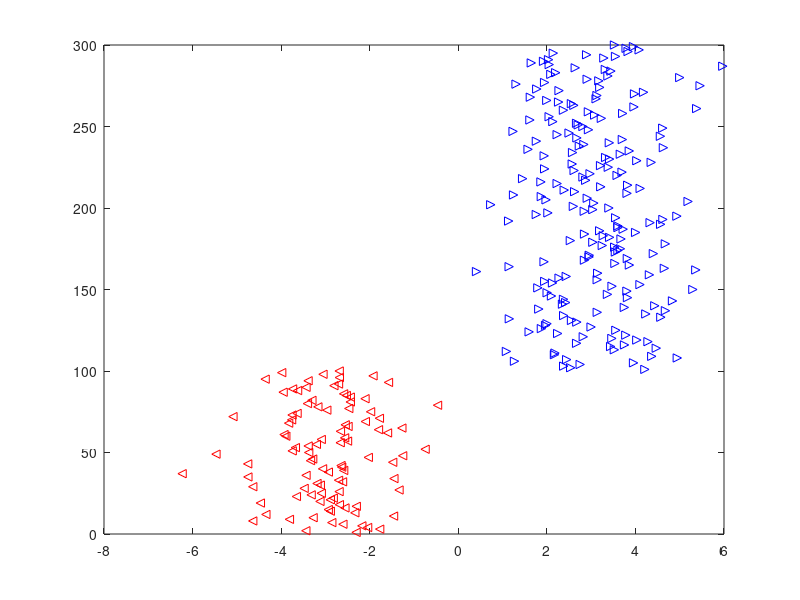
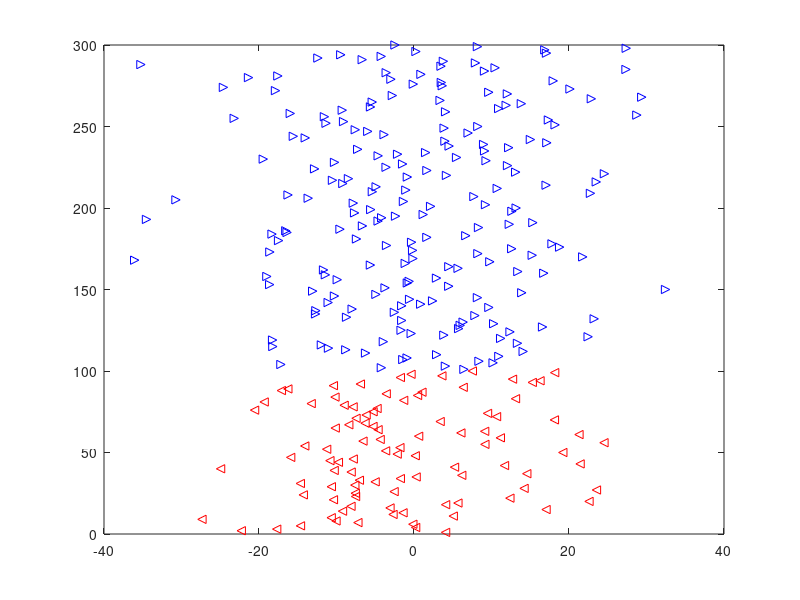

The MATLAB script that drew these images, in order: (Note: this script raises an error after producing the figures.)
%Uneven projection pursuit on uneven simulated data
%The number in each class is used to obtain a ratio between the classes
%If the ratio isn't 1:1 then, by resampling, a cluster is inflated
%Ordinary PP is run on the new data matrix, and then the cycle repeats

%Setting a seed to be able to replicate results
randn('seed',10);

%Setting the initial parameters - easier to change things later this way
nchan=20;            %number of variables
na=100;              %number of samples in classes a and b
nb=200;
sep=6;               %separation b/w the two classes
sw=1;                %variance within the classes
sprd=10;             %spread between the other variables
snois=0.1;           %percentage of noise added to the data

%generate data - make variable of separation smaller than other variables
X0=zeros(na+nb,nchan);
x0=[randn(na,sw)-(sep*sw/2); randn(nb,sw)+(sep*sw/2)];
X0(:,1)=x0;
X0(:,2:end)=sprd*sw*randn(na+nb,nchan-1);
X1=X0+randn(size(X0))*sw*snois;

%Get t-test statistics of original data
Spi=sqrt(((na-1)*sw^2+(nb-1)*sw^2)/(na+nb-2));
Tti=sep/(Spi*sqrt((1/na)+(1/nb)));

%Plot the original data before the rotation matrix
figure(1)
clf
class=[ones(na,1);2*ones(nb,1)];
clrstr='rbkgc';
shpstr='<>^oo';
for ii=1:2
    ind=find(class==ii);
    plot(X1(ind),ind,[clrstr(ii) shpstr(ii)])
    hold on
end

%generate and apply a rotation matrix
[U,S,V]=svd(randn(nchan,nchan),'econ');
X=X1*V;

%get size of X and mean-center X
[r,c]=size(X);
Morig=ones(size(X,1),1)*mean(X);
X=X-Morig;
Xor=X;
[~,~,Vorig]=svd(X,'econ');   %Use Vorig to project into the original space

%Apply PCA and plot the separation of PCA
%plot PCA as a comparison
figure(2)
clf
[Ui,Si,Vx]=svd(X,'econ');
Tt=Ui*Si;
for ii=1:2
    ind=find(class==ii);
    plot(Tt(ind),ind,[clrstr(ii) shpstr(ii)])
    hold on
end

%Find the t-test statistics of PCA to compare to original and kPPA
var1PCA=std(Tt(1:na));
var2PCA=std(Tt(na+1:end));
x1PCA=mean(Tt(1:na));
x2PCA=mean(Tt(na+1:end));

SpPCA=sqrt(((na-1)*var1PCA^2+(nb-1)*var2PCA^2)/(na+nb-2));
TPCA=(x1PCA-x2PCA)/(SpPCA*sqrt((1/na)+(1/nb)));


%Initialize variables used in the loops
guess=500;              %number of intial guesses
p=1;                    %number of dimensions we're looking for separation in
R=nb/na;                %ratio of elements in each cluster, assuming nb>na
kurt=zeros(guess,p);    %save the final kurtosis value
maxcount=500;           %Number of times the iteration will run before it diverges
convFlag=cell(guess,p); %cell array that stores whether the code converged or diverged
oldv1=zeros(c,1);       %stores old projection vectors to check against current for convergence
oldv2=zeros(c,1);

%for loop to go through the dimensions we want to separate the data into
for numdim=1:p
    cc=c;
    vall=zeros(cc,guess);   %Place to store all of my projection vectors for sime initial guess
    convlimit=0.0075; %(0.0001)*cc;       %Convergence limit to check if the current projection converges
    [Utem,Stem,Vj]=svd(X,'econ');
    Xi=X;                   %Tried it without changing data to the scores - same as Xor now
    %Xi=X*Vj;               %Take the data and change it to the scores of the data
    Vm=zeros(cc*cc,r);      %create an empty matrix to add X'*X into - reshape later
    results=cell(100,4);    %Intialize cell array for results
    seedlist=1:500;         %seedlist to be able to replicate each initial guess
    for iguess=1:length(seedlist)
        randn('seed',seedlist(iguess));
        v=randn(cc,1);      %Initial guess of the projection vector
        v=v/norm(v);
        convkurt=kurtosis((Xi*v),1);
        convkurtbest=convkurt;
        count=0;           %intial count so it can used inside the loop to check for divergence
        conv=0;            %Setting the convergence/divergence break point
        oldv2=oldv1;
        oldv1=v;
        
        while conv==0  %only breaks under convergence or maximum iterations
            
            count=count+1;    %Updates the count so can check if max count is reached
                       
            if count<0
                t=Xi*v;
                class=[ones(na,1);2*ones(nb,1)];
                clrstr='rb';
                shpstr='><';
                figure(3)
                clf
                for ii=1:2
                    ind=find(class==ii);
                    plot(t(ind),ind,[clrstr(ii) shpstr(ii)])
                    hold on
                end
                plot([0 0], ylim,'--k')
                pause;
            end
            
            [X,sampclass]=resamp(Xi,v,na,nb,1); %function to resmaple my data - type 1 so on same side
            [r,c]=size(X);
            
            tnew=X*v;                %project data matrix onto new projection vector
            if count<0
                class1=[ones(na,1);2*ones(nb,1);sampclass];
                figure(4)
                clrstr='rb';
                shpstr='><';
                clf
                for ii=1:2
                    ind=find(class1==ii);
                    plot(tnew(ind),ind,[clrstr(ii) shpstr(ii)])
                    hold on
                end
                plot([0 0], ylim,'--k')
                pause;
            end
            
            Mat2=diag(X'*X);      %use diag because of svd to get X'*X
            Vm=zeros(cc*cc,r);
             
            for i=1:r
                tem=X(i,:)'*X(i,:);   %Gets xi'*xi and then reshapes VM
                Vm(:,i)=reshape(tem,cc*cc,1);
            end
            
            %search for a minimum
            Mat1=sum(Vm*(tnew.*tnew),2);
            Mat1=reshape(Mat1,cc,cc);
            v=inv(Mat1)*(Mat2.*v);         %Get a new projection vector
            
            %test convergence
            v=v/norm(v);                   %Scale it by it's norm and check it for convergence
            %disp(count)
            convT=Xi*v;                    %Get the scores and apply kurtosis to check for the convergence
            convkurt=kurtosis(convT,1);    %Get current kurtosis
            if count<0
                figure(5)
                plot(count,convkurt,'*k')
                hold on
            end
           if (abs(convkurt-convkurtbest))<convlimit
                convFlag(iguess,numdim)={'Converged'};
                conv=1;
%                 disp("Converged")
%                 disp(iguess)
            elseif count>maxcount
                convFlag(iguess,numdim)={'Not converged'};
                conv=1;
%                 disp("Not converged")
%                 disp(iguess)
            else                           %Check to see if the shifted algorithm should be applied - when standard isn't stable
                L1=(v'*oldv1)^2;
                L2=(v'*oldv2)^2;
                if L2>L1
                    v=v+0.5*oldv1;
                    v=v/norm(v);
                end
                oldv2=oldv1;
                oldv1=v;
                convT=Xi*v;                    %Get the scores and apply kurtosis to check for the convergence
                convkurt=kurtosis(convT,1);    %Get current kurtosis
                %disp("current kurtosis")
                %disp(convkurt)
                %disp("best kurtosis")
                %disp(convkurtbest)
                if convkurt<convkurtbest       %If the current kurtosis is lower than the previous one update it as the best kurtosis
                    convkurtbest=convkurt;
                end
            end
        end
%         figure(5)
%         pause;
%         clf
        
        %save projections of initial guesses
        vall(:,iguess)=v;
       
        %get t-test of final projection for the ith initial guess
        t=X*v;
        var1=std(t(1:na));
        var2=std(t(na+1:end));
        mnx1=mean(t(1:na));
        mnx2=mean(t(na+1:end));
        Spf=sqrt(((na-1)*var1^2+(nb-1)*var2^2)/(na+nb-2));
        Ttf=(mnx1-mnx2)/(Spi*sqrt((1/na)+(1/nb)));
        
        Xnew = resamp(Xor,v,na,nb,0);
        tfinal = Xnew*v;
        
        %Store results in an array to save and compare later            
        results{iguess,1}=kurtosis(tfinal,1);
        results{iguess,2}=tfinal;
        results{iguess,3}=[Tti TPCA Ttf];
        results{iguess,4}=t;
    end
    
    for fill=1:iguess
        kurt(fill,1)=results{fill,1};        %fill kurt variable will each value of the kurtosis from the results
    end
    [~,indx]=min(kurt(:,numdim));           %find minimum kurtosis and the projection vector that correponds to it
    Vi=vall(:,indx);
    
    %make projections orthogonal
    %     T=zeros(r,p);
    %     V=zeros(c,p);
    T(:,numdim)=Xor*Vi;
    V(:,numdim)=Vj*Vi;
    X=Xor-Xor*V*V';
    
end

%transform back into original space (orthogonal projections)
V=Vorig*V;
W=[];
P=[];
T=T+Morig*V;

%Plot the scores in original space to see the separation
class=[ones(na,1);2*ones(nb,1)];
clrstr='rb';
shpstr='<>';
figure(3)
clf
for ii=1:2
    ind=find(class==ii);
    plot(T(ind),ind,[clrstr(ii) shpstr(ii)])
    hold on
end
plot([0 0], ylim, '--k')

%Plot histogram of kurtosis values to look at statistics
figure(4)
clf
histogram(kurt,20)